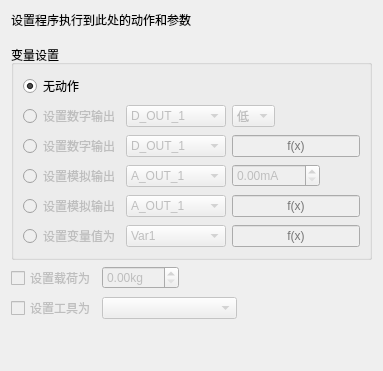
                <widget class="QWidget" name="setPage">
                 <layout class="QGridLayout" name="gridLayout_6">
                  <item row="2" column="0">
                   <widget class="QGroupBox" name="groupBox">
                    <property name="title">
                     <string>变量设置</string>
                    </property>
                    <layout class="QGridLayout" name="gridLayout_7">
                     <item row="1" column="0">
                      <layout class="QHBoxLayout" name="horizontalLayout_9">
                       <item>
                        <widget class="QRadioButton" name="setDigitalOutputRadioButton">
                         <property name="enabled">
                          <bool>false</bool>
                         </property>
                         <property name="text">
                          <string>设置数字输出</string>
                         </property>
                        </widget>
                       </item>
                       <item>
                        <widget class="QComboBox" name="digitalOutputComboBox">
                         <property name="enabled">
                          <bool>false</bool>
                         </property>
                         <property name="sizePolicy">
                          <sizepolicy hsizetype="Preferred" vsizetype="Fixed">
                           <horstretch>0</horstretch>
                           <verstretch>0</verstretch>
                          </sizepolicy>
                         </property>
                         <property name="minimumSize">
                          <size>
                           <width>100</width>
                           <height>0</height>
                          </size>
                         </property>
                         <item>
                          <property name="text">
                           <string>D_OUT_1</string>
                          </property>
                         </item>
                        </widget>
                       </item>
                       <item>
                        <widget class="QComboBox" name="digitalOutLevelComboBox">
                         <property name="enabled">
                          <bool>false</bool>
                         </property>
                         <item>
                          <property name="text">
                           <string>低</string>
                          </property>
                         </item>
                         <item>
                          <property name="text">
                           <string>高</string>
                          </property>
                         </item>
                         <item>
                          <property name="text">
                           <string>关</string>
                          </property>
                         </item>
                        </widget>
                       </item>
                       <item>
                        <spacer name="horizontalSpacer_5">
                         <property name="orientation">
                          <enum>Qt::Horizontal</enum>
                         </property>
                         <property name="sizeHint" stdset="0">
                          <size>
                           <width>40</width>
                           <height>20</height>
                          </size>
                         </property>
                        </spacer>
                       </item>
                      </layout>
                     </item>
                     <item row="0" column="0">
                      <widget class="QRadioButton" name="noSetRadioButton">
                       <property name="text">
                        <string>无动作</string>
                       </property>
                       <property name="checked">
                        <bool>true</bool>
                       </property>
                      </widget>
                     </item>
                     <item row="2" column="0">
                      <layout class="QHBoxLayout" name="horizontalLayout_11">
                       <item>
                        <widget class="QRadioButton" name="setDigitalOutputFxRadioButton">
                         <property name="enabled">
                          <bool>false</bool>
                         </property>
                         <property name="text">
                          <string>设置数字输出</string>
                         </property>
                        </widget>
                       </item>
                       <item>
                        <widget class="QComboBox" name="digitalOutputFxComboBox">
                         <property name="enabled">
                          <bool>false</bool>
                         </property>
                         <property name="sizePolicy">
                          <sizepolicy hsizetype="Preferred" vsizetype="Fixed">
                           <horstretch>0</horstretch>
                           <verstretch>0</verstretch>
                          </sizepolicy>
                         </property>
                         <property name="minimumSize">
                          <size>
                           <width>100</width>
                           <height>0</height>
                          </size>
                         </property>
                         <item>
                          <property name="text">
                           <string>D_OUT_1</string>
                          </property>
                         </item>
                        </widget>
                       </item>
                       <item>
                        <widget class="QLineEdit" name="digitalOutFxLineEdit">
                         <property name="enabled">
                          <bool>false</bool>
                         </property>
                         <property name="inputMask">
                          <string/>
                         </property>
                         <property name="alignment">
                          <set>Qt::AlignCenter</set>
                         </property>
                         <property name="placeholderText">
                          <string>f(x)</string>
                         </property>
                        </widget>
                       </item>
                      </layout>
                     </item>
                     <item row="4" column="0">
                      <layout class="QHBoxLayout" name="horizontalLayout_10">
                       <item>
                        <widget class="QRadioButton" name="setAnalogOutputRadioButton">
                         <property name="enabled">
                          <bool>false</bool>
                         </property>
                         <property name="text">
                          <string>设置模拟输出</string>
                         </property>
                        </widget>
                       </item>
                       <item>
                        <widget class="QComboBox" name="analogOutputComboBox">
                         <property name="enabled">
                          <bool>false</bool>
                         </property>
                         <property name="minimumSize">
                          <size>
                           <width>100</width>
                           <height>0</height>
                          </size>
                         </property>
                         <item>
                          <property name="text">
                           <string>A_OUT_1</string>
                          </property>
                         </item>
                        </widget>
                       </item>
                       <item>
                        <widget class="QDoubleSpinBox" name="analogOutLevelSpinBox">
                         <property name="enabled">
                          <bool>false</bool>
                         </property>
                         <property name="suffix">
                          <string>mA</string>
                         </property>
                         <property name="maximum">
                          <double>1000.000000000000000</double>
                         </property>
                         <property name="singleStep">
                          <double>0.100000000000000</double>
                         </property>
                        </widget>
                       </item>
                       <item>
                        <spacer name="horizontalSpacer_6">
                         <property name="orientation">
                          <enum>Qt::Horizontal</enum>
                         </property>
                         <property name="sizeHint" stdset="0">
                          <size>
                           <width>40</width>
                           <height>20</height>
                          </size>
                         </property>
                        </spacer>
                       </item>
                      </layout>
                     </item>
                     <item row="5" column="0">
                      <layout class="QHBoxLayout" name="horizontalLayout_12">
                       <item>
                        <widget class="QRadioButton" name="setAnalogOutputFxRadioButton">
                         <property name="enabled">
                          <bool>false</bool>
                         </property>
                         <property name="text">
                          <string>设置模拟输出</string>
                         </property>
                        </widget>
                       </item>
                       <item>
                        <widget class="QComboBox" name="analogOutputFxComboBox">
                         <property name="enabled">
                          <bool>false</bool>
                         </property>
                         <property name="minimumSize">
                          <size>
                           <width>100</width>
                           <height>0</height>
                          </size>
                         </property>
                         <item>
                          <property name="text">
                           <string>A_OUT_1</string>
                          </property>
                         </item>
                        </widget>
                       </item>
                       <item>
                        <widget class="QLineEdit" name="setAnalogOutputFxLineEdit">
                         <property name="enabled">
                          <bool>false</bool>
                         </property>
                         <property name="alignment">
                          <set>Qt::AlignCenter</set>
                         </property>
                         <property name="placeholderText">
                          <string>f(x)</string>
                         </property>
                        </widget>
                       </item>
                      </layout>
                     </item>
                     <item row="6" column="0">
                      <layout class="QHBoxLayout" name="horizontalLayout_13">
                       <item>
                        <widget class="QRadioButton" name="setVarRadioButton">
                         <property name="enabled">
                          <bool>false</bool>
                         </property>
                         <property name="text">
                          <string>设置变量值为</string>
                         </property>
                        </widget>
                       </item>
                       <item>
                        <widget class="QComboBox" name="varComboBox">
                         <property name="enabled">
                          <bool>false</bool>
                         </property>
                         <property name="minimumSize">
                          <size>
                           <width>100</width>
                           <height>0</height>
                          </size>
                         </property>
                         <item>
                          <property name="text">
                           <string>Var1</string>
                          </property>
                         </item>
                        </widget>
                       </item>
                       <item>
                        <widget class="QLineEdit" name="varFxlineEdit">
                         <property name="enabled">
                          <bool>false</bool>
                         </property>
                         <property name="alignment">
                          <set>Qt::AlignCenter</set>
                         </property>
                         <property name="placeholderText">
                          <string>f(x)</string>
                         </property>
                        </widget>
                       </item>
                      </layout>
                     </item>
                    </layout>
                   </widget>
                  </item>
                  <item row="5" column="0">
                   <spacer name="verticalSpacer_3">
                    <property name="orientation">
                     <enum>Qt::Vertical</enum>
                    </property>
                    <property name="sizeHint" stdset="0">
                     <size>
                      <width>20</width>
                      <height>40</height>
                     </size>
                    </property>
                   </spacer>
                  </item>
                  <item row="0" column="0">
                   <widget class="QLabel" name="label_19">
                    <property name="text">
                     <string>设置程序执行到此处的动作和参数</string>
                    </property>
                   </widget>
                  </item>
                  <item row="4" column="0">
                   <layout class="QHBoxLayout" name="horizontalLayout_20">
                    <item>
                     <widget class="QCheckBox" name="setToolCheckBox">
                      <property name="enabled">
                       <bool>false</bool>
                      </property>
                      <property name="text">
                       <string>设置工具为</string>
                      </property>
                     </widget>
                    </item>
                    <item>
                     <widget class="QComboBox" name="setToolComboBox">
                      <property name="enabled">
                       <bool>false</bool>
                      </property>
                      <property name="sizePolicy">
                       <sizepolicy hsizetype="MinimumExpanding" vsizetype="Fixed">
                        <horstretch>0</horstretch>
                        <verstretch>0</verstretch>
                       </sizepolicy>
                      </property>
                     </widget>
                    </item>
                    <item>
                     <spacer name="horizontalSpacer_10">
                      <property name="orientation">
                       <enum>Qt::Horizontal</enum>
                      </property>
                      <property name="sizeHint" stdset="0">
                       <size>
                        <width>40</width>
                        <height>20</height>
                       </size>
                      </property>
                     </spacer>
                    </item>
                   </layout>
                  </item>
                  <item row="1" column="0">
                   <spacer name="verticalSpacer_9">
                    <property name="orientation">
                     <enum>Qt::Vertical</enum>
                    </property>
                    <property name="sizeType">
                     <enum>QSizePolicy::Minimum</enum>
                    </property>
                    <property name="sizeHint" stdset="0">
                     <size>
                      <width>20</width>
                      <height>10</height>
                     </size>
                    </property>
                   </spacer>
                  </item>
                  <item row="3" column="0">
                   <layout class="QHBoxLayout" name="horizontalLayout_14">
                    <item>
                     <widget class="QCheckBox" name="setLoadCheckBox">
                      <property name="enabled">
                       <bool>false</bool>
                      </property>
                      <property name="text">
                       <string>设置载荷为</string>
                      </property>
                     </widget>
                    </item>
                    <item>
                     <widget class="QDoubleSpinBox" name="loadDoubleSpinBox">
                      <property name="enabled">
                       <bool>false</bool>
                      </property>
                      <property name="suffix">
                       <string>kg</string>
                      </property>
                      <property name="maximum">
                       <double>100.000000000000000</double>
                      </property>
                      <property name="singleStep">
                       <double>0.100000000000000</double>
                      </property>
                     </widget>
                    </item>
                    <item>
                     <spacer name="horizontalSpacer_7">
                      <property name="orientation">
                       <enum>Qt::Horizontal</enum>
                      </property>
                      <property name="sizeHint" stdset="0">
                       <size>
                        <width>40</width>
                        <height>20</height>
                       </size>
                      </property>
                     </spacer>
                    </item>
                   </layout>
                  </item>
                 </layout>
                </widget>
